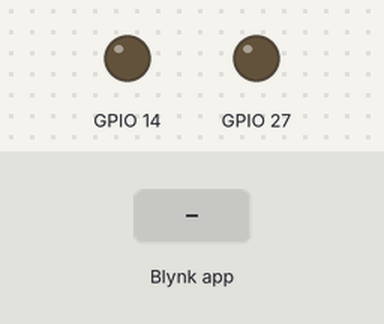
Simulated run of this sketch. Board: ESP32. Parts: output pins drawn as LEDs (lit = HIGH). The inputs (shaded band) are chosen by the test bench. WiFi joins after 1.5 s; servers stay silent unless stated.

Above: at 3.0 s.
3.1 s: Blynk app writes 0 to V0
At 4.2 s:
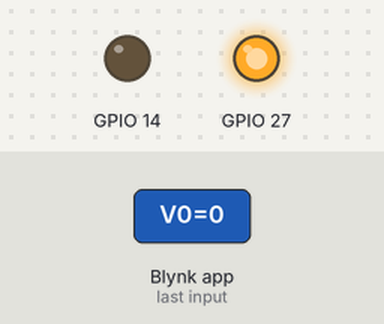
4.6 s: Blynk app writes 0 to V1
At 5.3 s:
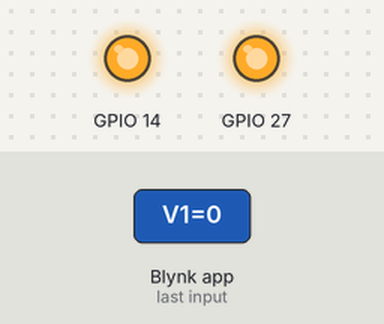
6.1 s: Blynk app writes 1 to V0
At 6.5 s:
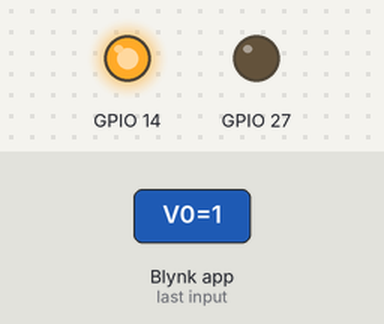
7.6 s: Blynk app writes 200 to V0
At 8.8 s:
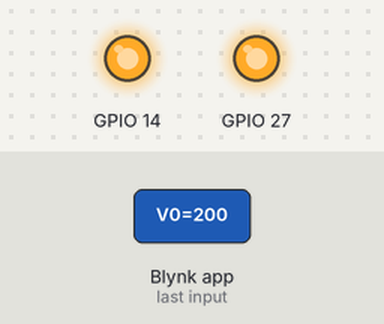
9.1 s: Blynk app writes 1 to V1
At 10.0 s:
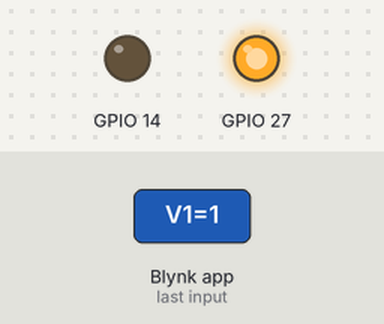
Timing chart, 0 to 11.6 s (numbered marks = the images above; inputs shaded):
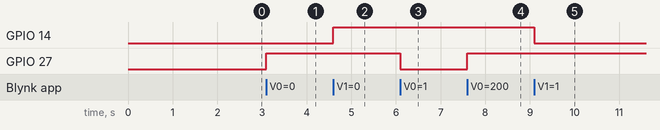

The sketch:

The_SLV_Beach_Cleaner.ino
```cpp
/*************************************************************

  This is a simple demo of sending and receiving some data.
  Be sure to check out other examples!
 *************************************************************/

// Template ID, Device Name and Auth Token are provided by the Blynk.Cloud
// See the Device Info tab, or Template settings
#define BLYNK_TEMPLATE_ID "TMPLFGBOoM9P"
#define BLYNK_TEMPLATE_NAME "SLV Beach Cleaner"
#define BLYNK_AUTH_TOKEN "3B88Zelmjn1-UvS6j9r6SicaEyLpIpO6"

// Comment this out to disable prints and save space
#define BLYNK_PRINT Serial


#include <WiFi.h>
#include <WiFiClient.h>
#include <BlynkSimpleEsp32.h>

char auth[] = BLYNK_AUTH_TOKEN;


// Your WiFi credentials.
// Set password to "" for open networks.
char ssid[] = "Suhaspai";
char pass[] = "shivam@123";


// This function is called every time the device is connected to the Blynk.Cloud
BLYNK_CONNECTED()
{
}


void setup()
{
  // Debug console
  Serial.begin(115200);
  Blynk.begin(auth, ssid, pass);
  // You can also specify server:
  //Blynk.begin(auth, ssid, pass, "blynk.cloud", 80);
  //Blynk.begin(auth, ssid, pass, IPAddress(192, 168, 1, 100), 8080);
  pinMode(27,OUTPUT);
  pinMode(14,OUTPUT);
}
BLYNK_WRITE(V0) {
  int motorLeft = param.asInt();
  if(motorLeft == 1){
   digitalWrite(27,LOW);
  }else{
   digitalWrite(27,HIGH);
  }
}
BLYNK_WRITE(V1) {
  int motorRight = param.asInt();
  if(motorRight == 1){
   digitalWrite(14,LOW);
  }else{
   digitalWrite(14,HIGH);
  }
}
void loop()
{
  Blynk.run();
}
```

Measured:
- after the input at 3.1 s, GPIO 27: LOW → HIGH at once
- after the input at 4.6 s, GPIO 14: LOW → HIGH at once
- after the input at 6.1 s, GPIO 27: HIGH → LOW at once
- after the input at 7.6 s, GPIO 27: LOW → HIGH at once
- after the input at 9.1 s, GPIO 14: HIGH → LOW at once
